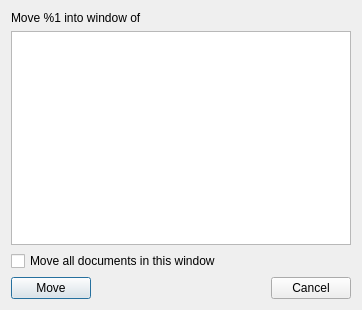
<?xml version="1.0" encoding="UTF-8"?>
<ui version="4.0">
 <class>DialogMoveDocument</class>
 <widget class="QDialog" name="DialogMoveDocument">
  <property name="geometry">
   <rect>
    <x>0</x>
    <y>0</y>
    <width>362</width>
    <height>310</height>
   </rect>
  </property>
  <property name="windowTitle">
   <string>Dialog</string>
  </property>
  <layout class="QVBoxLayout" name="verticalLayout">
   <item>
    <widget class="QLabel" name="label">
     <property name="text">
      <string>Move %1 into window of</string>
     </property>
    </widget>
   </item>
   <item>
    <widget class="QListWidget" name="listDocuments"/>
   </item>
   <item>
    <widget class="QCheckBox" name="checkMoveAll">
     <property name="text">
      <string>Move all documents in this window</string>
     </property>
    </widget>
   </item>
   <item>
    <layout class="QHBoxLayout" name="horizontalLayout">
     <item>
      <widget class="QPushButton" name="buttonMove">
       <property name="text">
        <string>Move</string>
       </property>
       <property name="icon">
        <iconset theme="arrow-left">
         <normaloff/>
        </iconset>
       </property>
       <property name="default">
        <bool>true</bool>
       </property>
      </widget>
     </item>
     <item>
      <spacer name="horizontalSpacer">
       <property name="orientation">
        <enum>Qt::Horizontal</enum>
       </property>
       <property name="sizeHint" stdset="0">
        <size>
         <width>40</width>
         <height>20</height>
        </size>
       </property>
      </spacer>
     </item>
     <item>
      <widget class="QPushButton" name="buttonCancel">
       <property name="text">
        <string>Cancel</string>
       </property>
       <property name="icon">
        <iconset theme="dialog-cancel">
         <normaloff/>
        </iconset>
       </property>
      </widget>
     </item>
    </layout>
   </item>
  </layout>
 </widget>
 <resources/>
 <connections>
  <connection>
   <sender>buttonCancel</sender>
   <signal>clicked()</signal>
   <receiver>DialogMoveDocument</receiver>
   <slot>reject()</slot>
   <hints>
    <hint type="sourcelabel">
     <x>328</x>
     <y>280</y>
    </hint>
    <hint type="destinationlabel">
     <x>355</x>
     <y>262</y>
    </hint>
   </hints>
  </connection>
  <connection>
   <sender>buttonMove</sender>
   <signal>clicked()</signal>
   <receiver>DialogMoveDocument</receiver>
   <slot>accept()</slot>
   <hints>
    <hint type="sourcelabel">
     <x>37</x>
     <y>288</y>
    </hint>
    <hint type="destinationlabel">
     <x>113</x>
     <y>281</y>
    </hint>
   </hints>
  </connection>
 </connections>
</ui>
